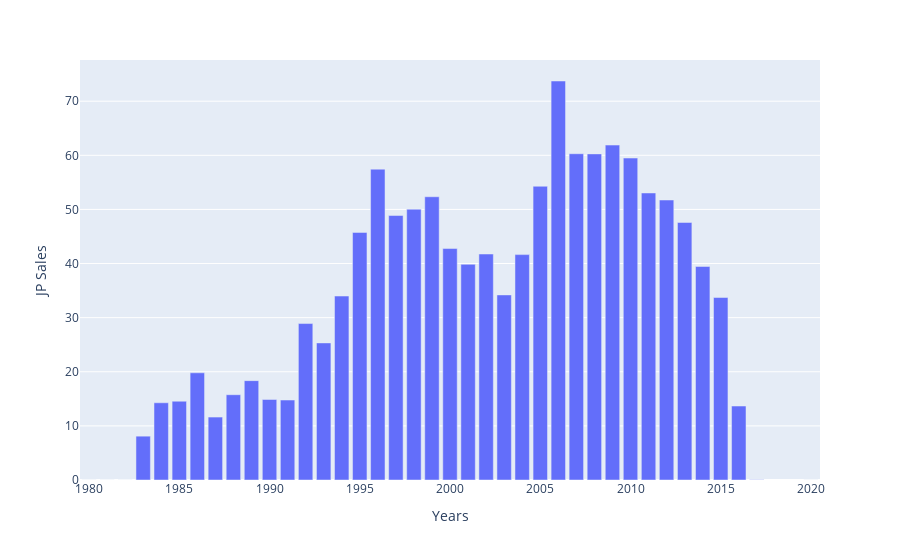

Notebook cell for this chart:
### Code cell
unique_year = df['Year'].sort_values()
unique_year = unique_year.unique()
dict = {}
for i in unique_year:
    data = df[df['Year'] == i]
    dict[i] = data['JP_Sales'].sum()
    
px.bar(x=dict.keys(), y=dict.values(), labels={"x": "Years", "y": "JP Sales"})

### Figure 1 — Plotly figure (JSON) as saved in the notebook; plotly's stock layout.template omitted (floating-point values rounded to 4 significant figures)
{"data": [{"alignmentgroup": "True", "hovertemplate": "Years=%{x}<br>JP Sales=%{y}<extra></extra>", "legendgroup": "", "marker": {"color": "#636efa", "pattern": {"shape": ""}}, "name": "", "offsetgroup": "", "orientation": "v", "showlegend": false, "textposition": "auto", "type": "bar", "x": ["1980-01-01T00:00:00", "1981-01-01T00:00:00", "1982-01-01T00:00:00", "1983-01-01T00:00:00", "1984-01-01T00:00:00", "1985-01-01T00:00:00", "1986-01-01T00:00:00", "1987-01-01T00:00:00", "1988-01-01T00:00:00", "1989-01-01T00:00:00", "1990-01-01T00:00:00", "1991-01-01T00:00:00", "1992-01-01T00:00:00", "1993-01-01T00:00:00", "1994-01-01T00:00:00", "1995-01-01T00:00:00", "1996-01-01T00:00:00", "1997-01-01T00:00:00", "1998-01-01T00:00:00", "1999-01-01T00:00:00", "2000-01-01T00:00:00", "2001-01-01T00:00:00", "2002-01-01T00:00:00", "2003-01-01T00:00:00", "2004-01-01T00:00:00", "2005-01-01T00:00:00", "2006-01-01T00:00:00", "2007-01-01T00:00:00", "2008-01-01T00:00:00", "2009-01-01T00:00:00", "2010-01-01T00:00:00", "2011-01-01T00:00:00", "2012-01-01T00:00:00", "2013-01-01T00:00:00", "2014-01-01T00:00:00", "2015-01-01T00:00:00", "2016-01-01T00:00:00", "2017-01-01T00:00:00", "2020-01-01T00:00:00"], "xaxis": "x", "y": [0, 0, 0, 8.1, 14.27, 14.56, 19.81, 11.63, 15.76, 18.36, 14.88, 14.78, 28.91, 25.33, 33.99, 45.75, 57.44, 48.87, 50.04, 52.34, 42.77, 39.86, 41.76, 34.2, 41.65, 54.28, 73.73, 60.29, 60.26, 61.89, 59.49, 53.04, 51.74, 47.59, 39.46, 33.72, 13.67, 0.05, 0], "yaxis": "y"}], "layout": {"barmode": "relative", "legend": {"tracegroupgap": 0}, "margin": {"t": 60}, "xaxis": {"anchor": "y", "domain": [0, 1], "title": {"text": "Years"}}, "yaxis": {"anchor": "x", "domain": [0, 1], "title": {"text": "JP Sales"}}}}
